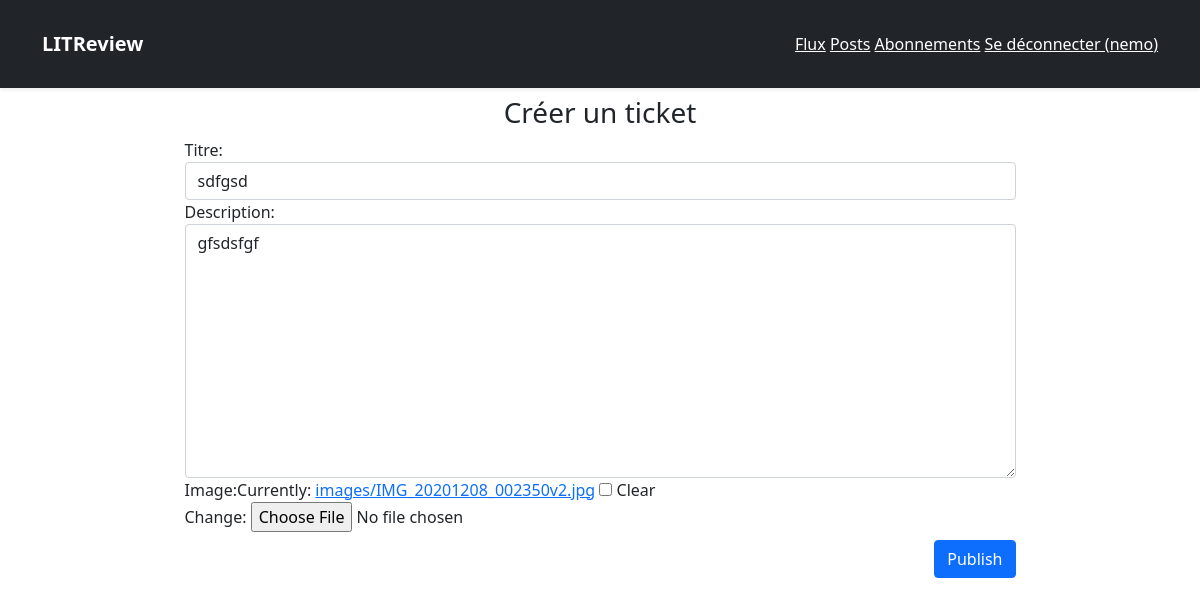
Before: /reviews/addticket/16/ (signed in) with the older database file.
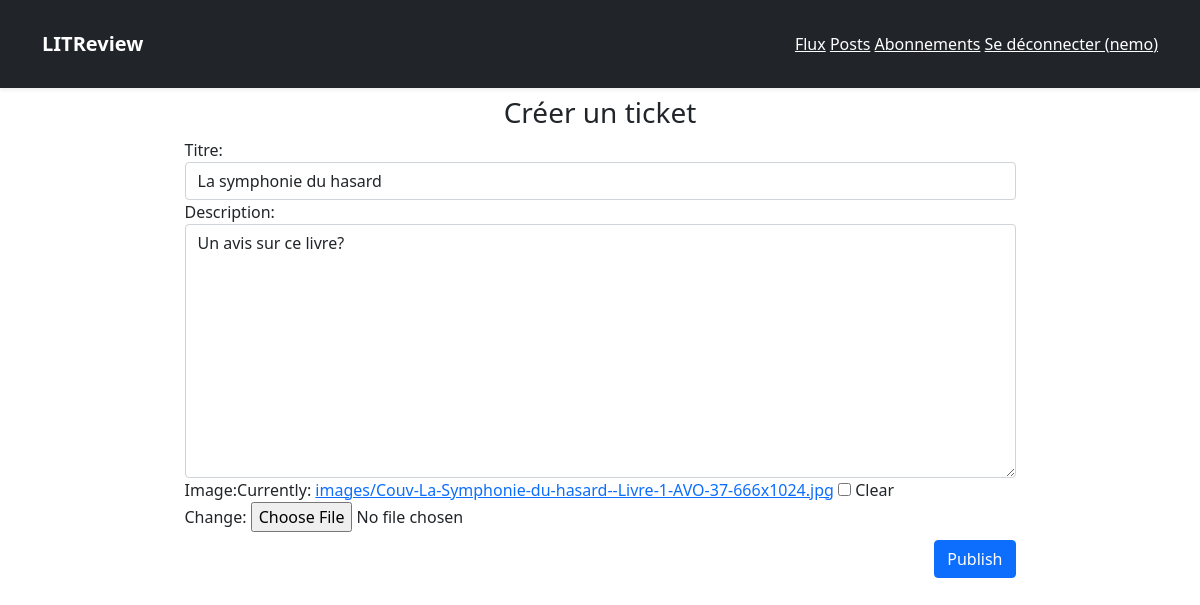
After: the same page with the newer database file.
### reviews/models.py (models this page shows)
class Ticket(models.Model):
    title = models.CharField(max_length=128)
    description = models.TextField(max_length=2048)
    user = models.ForeignKey(
        settings.AUTH_USER_MODEL,
        on_delete=models.CASCADE
    )
    image = models.ImageField(null=True, blank=True, upload_to='images')
    time_created = models.DateTimeField(auto_now_add=True)

### reviews/views.py (the view)
# urls.py: path('addticket/', views.add_ticket, name='addticket'),
@login_required
def add_ticket(request, ticket_id=None):
    if ticket_id is not None:
        ticket = get_object_or_404(
            Ticket,
            pk=ticket_id,
            user=request.user.id
        )
    else:
        ticket = None
    if request.method == 'POST':
        form_ticket = TicketForm(request.POST, request.FILES, instance=ticket)
        if form_ticket.is_valid():
            ticket = form_ticket.save(commit=False)
            if ticket.user_id is None:
                ticket.user = request.user
            ticket.save()
            return redirect('reviews:feed')
    else:
        form_ticket = TicketForm(instance=ticket)
    return render(request, 'reviews/addticket.html', {
        'form_ticket': form_ticket,
    })

### reviews/forms.py
class TicketForm(forms.ModelForm):
    class Meta:
        model = Ticket
        fields = ['title', 'description', 'image']
        labels = {
            'title': 'Titre',
            'description': 'Description',
            'image': 'Image',
        }
        widgets = {
            'title': forms.TextInput(attrs={'class': 'form-control'}),
            'description': forms.Textarea(attrs={'class': 'form-control'}),
        }

### reviews/templates/reviews/addticket.html (shortened to what this page needs)
{% extends 'base.html' %}
{% block content %}
<h3 class="text-center">Créer un ticket</h3>
<div class="row justify-content-center">
    <div class="col-9">
{% if form_ticket.instance.id %}
    <form action="{% url 'reviews:addticket' form_ticket.instance.id %}" method="POST" enctype="multipart/form-data">
{% else %}
    <form action="{% url 'reviews:addticket'%}" method="POST" enctype="multipart/form-data">
{% endif %}
        <div>{{ form_ticket }}</div>
        <div class="justify-content-end d-flex">
        <input type="submit" value="Publish" class="btn btn-primary mt-2"/>
        </div>
    </form>
</div>
</div>
    {% endblock content %}

Changed rows visible on the page:
changed Ticket: title "sdfgsd" → "La symphonie du hasard"; description "gfsdsfgf" → "Un avis sur ce livre?"
Other visible differences:
text no longer shown: "Titre: Description: Image: Currently: images/IMG_20201208_002350v2.jpg Clear Change:"
text now shown: "Titre: Description: Image: Currently: images/Couv-La-Symphonie-du-hasard--Livre-1-AVO-37-666x1024.jpg Clear Change:"
